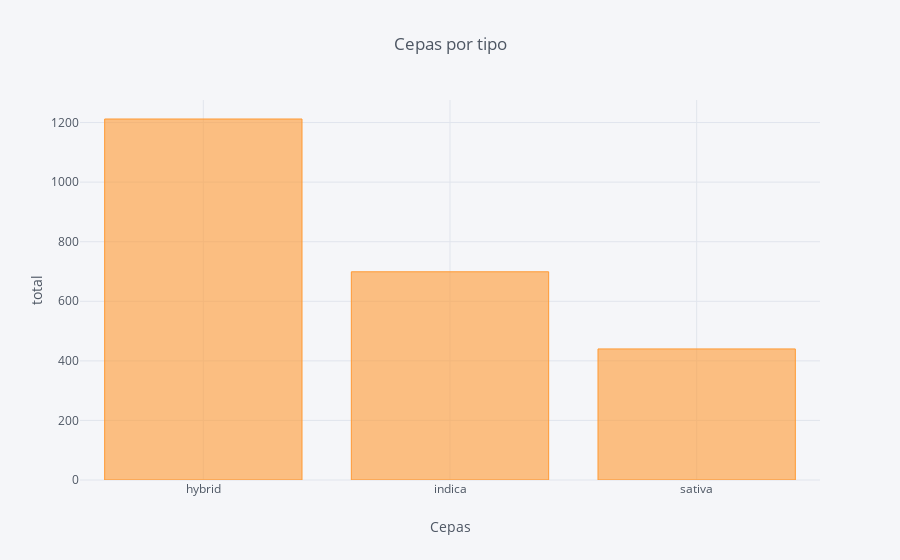

This figure's notebook cell:
### Code cell
data_type = data.groupby(['Type'], as_index=False)['Strain'].count()
data_type
data_type.iplot(kind='bar', x='Type', xTitle='Cepas',yTitle='total', title='Cepas por tipo')

### Figure 1 — Plotly figure (JSON) as saved in the notebook; plotly's stock layout.template omitted (floating-point values rounded to 4 significant figures)
{"data": [{"marker": {"color": "rgba(255, 153, 51, 0.6)", "line": {"color": "rgba(255, 153, 51, 1.0)", "width": 1}}, "name": "Strain", "orientation": "v", "text": "", "type": "bar", "uid": "4dcaefca-cebc-4ec6-b95a-5e5934ce2263", "x": ["hybrid", "indica", "sativa"], "y": [1212, 699, 440]}], "layout": {"legend": {"bgcolor": "#F5F6F9", "font": {"color": "#4D5663"}}, "paper_bgcolor": "#F5F6F9", "plot_bgcolor": "#F5F6F9", "title": {"font": {"color": "#4D5663"}, "text": "Cepas por tipo"}, "xaxis": {"gridcolor": "#E1E5ED", "showgrid": true, "tickfont": {"color": "#4D5663"}, "title": {"font": {"color": "#4D5663"}, "text": "Cepas"}, "zerolinecolor": "#E1E5ED"}, "yaxis": {"gridcolor": "#E1E5ED", "showgrid": true, "tickfont": {"color": "#4D5663"}, "title": {"font": {"color": "#4D5663"}, "text": "total"}, "zerolinecolor": "#E1E5ED"}}}
